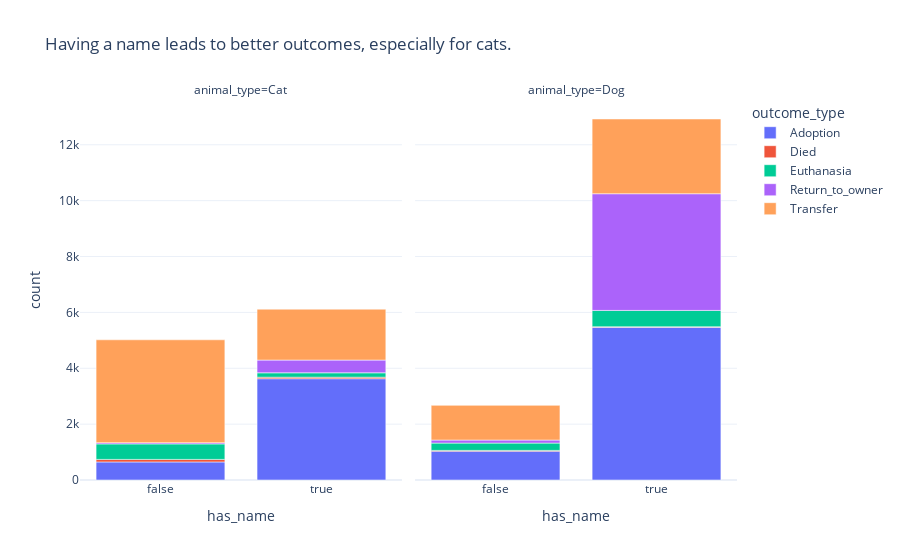

Notebook cell for this chart:
### Markdown cell above
Also ...
* Most cats are newborns or babies.
* Most dogs that end up in shelters are already adults.

### Code cell
df_animal_name = df_train.groupby(['animal_type', 'has_name', 'outcome_type']).size().reset_index(name = 'count')
px.bar(df_animal_name, x = 'has_name', y = 'count', color = 'outcome_type', facet_col = 'animal_type', title = 'Having a name leads to better outcomes.')

### Figure 1 — Plotly figure (JSON) as saved in the notebook; plotly's stock layout.template omitted (floating-point values rounded to 4 significant figures)
{"data": [{"alignmentgroup": "True", "hovertemplate": "outcome_type=Adoption<br>animal_type=Cat<br>has_name=%{x}<br>count=%{y}<extra></extra>", "legendgroup": "Adoption", "marker": {"color": "#636efa", "pattern": {"shape": ""}}, "name": "Adoption", "offsetgroup": "Adoption", "orientation": "v", "showlegend": true, "textposition": "auto", "type": "bar", "x": [false, true], "xaxis": "x", "y": [646, 3626], "yaxis": "y"}, {"alignmentgroup": "True", "hovertemplate": "outcome_type=Adoption<br>animal_type=Dog<br>has_name=%{x}<br>count=%{y}<extra></extra>", "legendgroup": "Adoption", "marker": {"color": "#636efa", "pattern": {"shape": ""}}, "name": "Adoption", "offsetgroup": "Adoption", "orientation": "v", "showlegend": false, "textposition": "auto", "type": "bar", "x": [false, true], "xaxis": "x2", "y": [1032, 5465], "yaxis": "y2"}, {"alignmentgroup": "True", "hovertemplate": "outcome_type=Died<br>animal_type=Cat<br>has_name=%{x}<br>count=%{y}<extra></extra>", "legendgroup": "Died", "marker": {"color": "#EF553B", "pattern": {"shape": ""}}, "name": "Died", "offsetgroup": "Died", "orientation": "v", "showlegend": true, "textposition": "auto", "type": "bar", "x": [false, true], "xaxis": "x", "y": [92, 55], "yaxis": "y"}, {"alignmentgroup": "True", "hovertemplate": "outcome_type=Died<br>animal_type=Dog<br>has_name=%{x}<br>count=%{y}<extra></extra>", "legendgroup": "Died", "marker": {"color": "#EF553B", "pattern": {"shape": ""}}, "name": "Died", "offsetgroup": "Died", "orientation": "v", "showlegend": false, "textposition": "auto", "type": "bar", "x": [false, true], "xaxis": "x2", "y": [28, 22], "yaxis": "y2"}, {"alignmentgroup": "True", "hovertemplate": "outcome_type=Euthanasia<br>animal_type=Cat<br>has_name=%{x}<br>count=%{y}<extra></extra>", "legendgroup": "Euthanasia", "marker": {"color": "#00cc96", "pattern": {"shape": ""}}, "name": "Euthanasia", "offsetgroup": "Euthanasia", "orientation": "v", "showlegend": true, "textposition": "auto", "type": "bar", "x": [false, true], "xaxis": "x", "y": [554, 156], "yaxis": "y"}, {"alignmentgroup": "True", "hovertemplate": "outcome_type=Euthanasia<br>animal_type=Dog<br>has_name=%{x}<br>count=%{y}<extra></extra>", "legendgroup": "Euthanasia", "marker": {"color": "#00cc96", "pattern": {"shape": ""}}, "name": "Euthanasia", "offsetgroup": "Euthanasia", "orientation": "v", "showlegend": false, "textposition": "auto", "type": "bar", "x": [false, true], "xaxis": "x2", "y": [261, 584], "yaxis": "y2"}, {"alignmentgroup": "True", "hovertemplate": "outcome_type=Return_to_owner<br>animal_type=Cat<br>has_name=%{x}<br>count=%{y}<extra></extra>", "legendgroup": "Return_to_owner", "marker": {"color": "#ab63fa", "pattern": {"shape": ""}}, "name": "Return_to_owner", "offsetgroup": "Return_to_owner", "orientation": "v", "showlegend": true, "textposition": "auto", "type": "bar", "x": [false, true], "xaxis": "x", "y": [44, 456], "yaxis": "y"}, {"alignmentgroup": "True", "hovertemplate": "outcome_type=Return_to_owner<br>animal_type=Dog<br>has_name=%{x}<br>count=%{y}<extra></extra>", "legendgroup": "Return_to_owner", "marker": {"color": "#ab63fa", "pattern": {"shape": ""}}, "name": "Return_to_owner", "offsetgroup": "Return_to_owner", "orientation": "v", "showlegend": false, "textposition": "auto", "type": "bar", "x": [false, true], "xaxis": "x2", "y": [109, 4177], "yaxis": "y2"}, {"alignmentgroup": "True", "hovertemplate": "outcome_type=Transfer<br>animal_type=Cat<br>has_name=%{x}<br>count=%{y}<extra></extra>", "legendgroup": "Transfer", "marker": {"color": "#FFA15A", "pattern": {"shape": ""}}, "name": "Transfer", "offsetgroup": "Transfer", "orientation": "v", "showlegend": true, "textposition": "auto", "type": "bar", "x": [false, true], "xaxis": "x", "y": [3683, 1822], "yaxis": "y"}, {"alignmentgroup": "True", "hovertemplate": "outcome_type=Transfer<br>animal_type=Dog<br>has_name=%{x}<br>count=%{y}<extra></extra>", "legendgroup": "Transfer", "marker": {"color": "#FFA15A", "pattern": {"shape": ""}}, "name": "Transfer", "offsetgroup": "Transfer", "orientation": "v", "showlegend": false, "textposition": "auto", "type": "bar", "x": [false, true], "xaxis": "x2", "y": [1242, 2675], "yaxis": "y2"}], "layout": {"annotations": [{"font": {}, "showarrow": false, "text": "animal_type=Cat", "x": 0.245, "xanchor": "center", "xref": "paper", "y": 1, "yanchor": "bottom", "yref": "paper"}, {"font": {}, "showarrow": false, "text": "animal_type=Dog", "x": 0.755, "xanchor": "center", "xref": "paper", "y": 1, "yanchor": "bottom", "yref": "paper"}], "barmode": "relative", "legend": {"title": {"text": "outcome_type"}, "tracegroupgap": 0}, "title": {"text": "Having a name leads to better outcomes, especially for cats."}, "xaxis": {"anchor": "y", "domain": [0, 0.49], "title": {"text": "has_name"}}, "xaxis2": {"anchor": "y2", "domain": [0.51, 1], "matches": "x", "title": {"text": "has_name"}}, "yaxis": {"anchor": "x", "domain": [0, 1], "title": {"text": "count"}}, "yaxis2": {"anchor": "x2", "domain": [0, 1], "matches": "y", "showticklabels": false}}}
